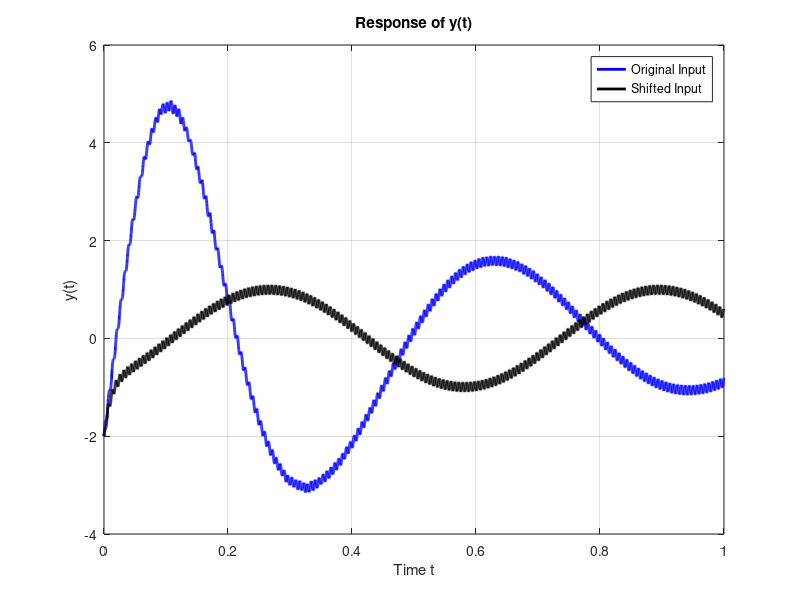

This chart was generated by the following MATLAB code:
    % Define the time vector for solving
tValues = linspace(0, 1, 10000); % 100 points from 0 to 1

% Define the initial condition
initialCondition = -2;

% Define the ODE system for the original equation
odesys = @(t, y) (cos(10*t) + cos(1000*t))*100 - 100*t*y;

% Solve the ODE numerically using ode45
[tSol, ySol] = ode45(odesys, tValues, initialCondition);

% Define the ODE system for the scaled equation
scaled_odesys = @(t, y) (cos(10*(t+1)) + cos(1000*(t+1)))*100 - 100*y;

% Solve the scaled ODE numerically using ode45
[tSolScaled, ySolScaled] = ode45(scaled_odesys, tValues, initialCondition);

% Plot the response
plot(tSol, ySol, 'b', 'LineWidth', 2);
hold on;
plot(tSolScaled, ySolScaled, 'k', 'LineWidth', 2);
xlabel('Time t');
ylabel('y(t)');
title('Response of y(t)');
legend('Original Input', 'Shifted Input');
grid on;
